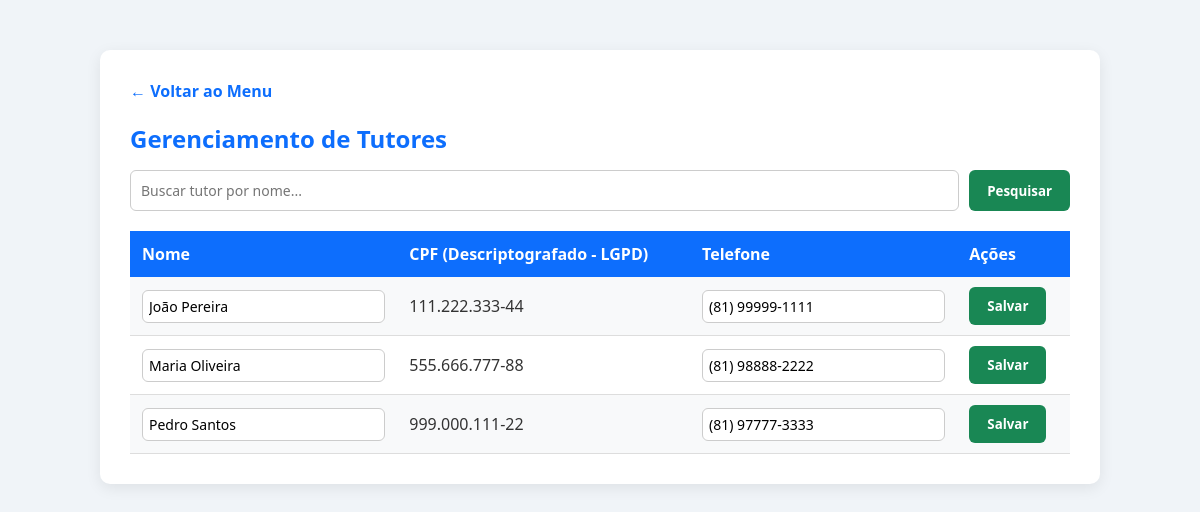
Page /saeb/tutores.php on the committed database.
### tables this page shows
CREATE TABLE tutores (
    id INT AUTO_INCREMENT PRIMARY KEY,
    nome VARCHAR(100) NOT NULL,
    cpf VARBINARY(255) NOT NULL,  
    telefone VARCHAR(20) NOT NULL,
    email VARCHAR(100)
);

### saeb/tutores.php (the view, shortened to what this page needs)
<?php
require_once 'conexao.php';
$termo = $_GET['busca'] ?? '';
$sql = "SELECT id, nome, CAST(AES_DECRYPT(cpf, 'chave_secreta_lgpd') AS CHAR) AS cpf, telefone FROM tutores WHERE nome LIKE :termo";
$stmt = $pdo->prepare($sql);
$stmt->execute(['termo' => "%$termo%"]);
$tutores = $stmt->fetchAll(PDO::FETCH_ASSOC);
?>
<!DOCTYPE html>
<html lang="pt-PT">
<head>
</head>
<body>
    <div class="container">
        <a href="dashboard.php" class="voltar">&larr; Voltar ao Menu</a>
        <h2>Gerenciamento de Tutores</h2>
        <form method="GET" class="busca">
            <input type="text" name="busca" placeholder="Buscar tutor por nome..." value="<?php echo htmlspecialchars($termo); ?>">
            <button type="submit">Pesquisar</button>
        </form>
        <table>
            <tr>
                <th>Nome</th>
                <th>CPF (Descriptografado - LGPD)</th>
                <th>Telefone</th>
                <th>Ações</th>
            </tr>
            <?php foreach ($tutores as $tutor): ?>
            <tr>
                <form method="POST">
                    <td><input type="text" name="nome" value="<?php echo htmlspecialchars($tutor['nome']); ?>"></td>
                    <td><?php echo htmlspecialchars($tutor['cpf']); ?></td>
                    <td><input type="text" name="telefone" value="<?php echo htmlspecialchars($tutor['telefone']); ?>"></td>
                    <td><button type="submit">Salvar</button></td>
                </form>
            </tr>
            <?php endforeach; ?>
        </table>
    </div>
</body>
</html>

### saeb/tutores.php (style rules this page uses)
* { margin: 0; padding: 0; box-sizing: border-box; font-family: 'Segoe UI', Tahoma, Geneva, Verdana, sans-serif; }
body { background-color: #f0f4f8; color: #333; padding: 20px; }
.container { max-width: 1000px; margin: 30px auto; background: #ffffff; padding: 30px; border-radius: 10px; box-shadow: 0 4px 15px rgba(0, 0, 0, 0.08); }
h2 { color: #0d6efd; margin-bottom: 15px; }
a.voltar { color: #0d6efd; text-decoration: none; font-weight: 600; display: inline-block; margin-bottom: 20px; }
form.busca { display: flex; gap: 10px; margin-bottom: 20px; }
input[type="text"] { flex: 1; padding: 10px; border: 1px solid #ccc; border-radius: 6px; font-size: 14px; }
button { background-color: #198754; color: white; border: none; padding: 10px 18px; border-radius: 6px; cursor: pointer; font-weight: bold; transition: 0.2s; }
table { width: 100%; border-collapse: collapse; margin-top: 15px; }
th { background-color: #0d6efd; color: white; text-align: left; padding: 12px; }
td { padding: 10px 12px; border-bottom: 1px solid #ddd; }
tr:nth-child(even) { background-color: #f8f9fa; }
td input[type="text"] { width: 100%; padding: 6px; }

### rows in the picture
tutores: nome "João Pereira", cpf "111.222.333-44", telefone "(81) 99999-1111"
tutores: nome "Maria Oliveira", cpf "555.666.777-88", telefone "(81) 98888-2222"
tutores: nome "Pedro Santos", cpf "999.000.111-22", telefone "(81) 97777-3333"
